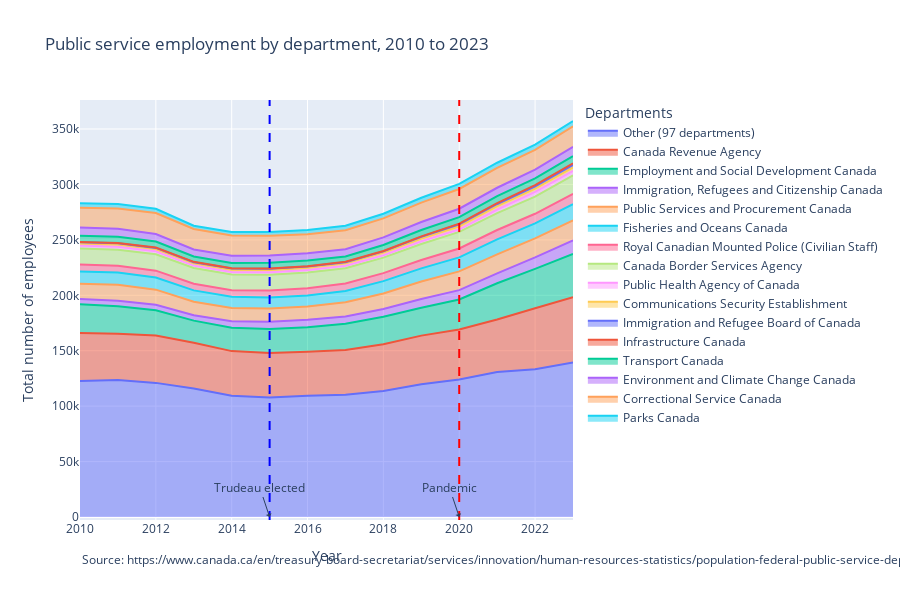

Write notebook code for a chart like this one.
### Code cell
# stacked area chart of the top 10 departments by employees per year
# group all but the top 10 departments into "other"
# then plot the top 10 + other with plotly

df = dfs["dept"]
df = df.drop(columns=["Universe"])


df_scaled = df.copy()
emp_2010 = df[df['Year'] == 2010]
emp_2010 = emp_2010.drop(columns=['Year']).set_index('Departments and Agencies')
df_scaled = df_scaled.merge(emp_2010, on='Departments and Agencies', how='left', suffixes=('', '_2010'))
df_scaled["Employees"] = df_scaled["Employees"] - df_scaled["Employees_2010"]

df_scaled = df_scaled.drop(columns=['Employees_2010'])

max_y = df_scaled["Employees"].max()
min_y = df_scaled["Employees"].min()

top_depts = df_scaled.query("Year == 2023").groupby(['Departments and Agencies']).sum().sort_values(by=['Employees'], ascending=False).head(15).index.tolist()


all_depts = df["Departments and Agencies"].unique().tolist()
num_other_depts = len(all_depts) - len(top_depts)
# group all but the top 10 departments into "other"
other_str = f"Other ({num_other_depts} departments)"
df["Departments and Agencies"] = df["Departments and Agencies"].apply(lambda x: x if x in top_depts else other_str)

# group by year and department
df = df.groupby(['Year', 'Departments and Agencies']).sum().reset_index()

# pivot to wide format
df = df.pivot(index='Year', columns='Departments and Agencies', values='Employees').reset_index()

# plot with plotly
import plotly.express as px

fig = px.area(df, x="Year", y=[other_str] + top_depts, title='Public service employment by department, 2010 to 2023')

# Add a vertical line for Trudeau's election (2015)
fig.add_vline(x=2015, line_width=2, line_dash="dash", line_color="blue")
# Add a vertical line for the pandemic (2020)
fig.add_vline(x=2020, line_width=2, line_dash="dash", line_color="red")
# Label the lines
fig.add_annotation(x=2015, y=0, text="Trudeau elected", showarrow=True, arrowhead=1)
fig.add_annotation(x=2020, y=0, text="Pandemic", showarrow=True, arrowhead=1)

# Add source text to the bottom
fig.add_annotation(
    xref="paper",
    yref="paper",
    x=0,
    y=-0.12,
    text="Source: https://www.canada.ca/en/treasury-board-secretariat/services/innovation/human-resources-statistics/population-federal-public-service-department.html",
    showarrow=False,
)

# Change legend title
fig.update_layout(legend_title_text='Departments')
# y-axis label
fig.update_yaxes(title_text='Total number of employees')

# Change height to make it more square
fig.update_layout(height=600)
fig.show()

### Figure 1 — Plotly figure (JSON) as saved in the notebook; plotly's stock layout.template omitted (floating-point values rounded to 4 significant figures)
{"data": [{"fillpattern": {"shape": ""}, "hovertemplate": "variable=Other (97 departments)<br>Year=%{x}<br>value=%{y}<extra></extra>", "legendgroup": "Other (97 departments)", "line": {"color": "#636efa"}, "marker": {"symbol": "circle"}, "mode": "lines", "name": "Other (97 departments)", "orientation": "v", "showlegend": true, "stackgroup": "1", "type": "scatter", "x": [2010, 2011, 2012, 2013, 2014, 2015, 2016, 2017, 2018, 2019, 2020, 2021, 2022, 2023], "xaxis": "x", "y": [122706, 123571, 120993, 115848, 109377, 107888, 109496, 110376, 113754, 119734, 124066, 130743, 133362, 139300], "yaxis": "y"}, {"fillpattern": {"shape": ""}, "hovertemplate": "variable=Canada Revenue Agency<br>Year=%{x}<br>value=%{y}<extra></extra>", "legendgroup": "Canada Revenue Agency", "line": {"color": "#EF553B"}, "marker": {"symbol": "circle"}, "mode": "lines", "name": "Canada Revenue Agency", "orientation": "v", "showlegend": true, "stackgroup": "1", "type": "scatter", "x": [2010, 2011, 2012, 2013, 2014, 2015, 2016, 2017, 2018, 2019, 2020, 2021, 2022, 2023], "xaxis": "x", "y": [43216, 41853, 42668, 41256, 40279, 40059, 39484, 40223, 42152, 43908, 45019, 47426, 54933, 59019], "yaxis": "y"}, {"fillpattern": {"shape": ""}, "hovertemplate": "variable=Employment and Social Development Canada<br>Year=%{x}<br>value=%{y}<extra></extra>", "legendgroup": "Employment and Social Development Canada", "line": {"color": "#00cc96"}, "marker": {"symbol": "circle"}, "mode": "lines", "name": "Employment and Social Development Canada", "orientation": "v", "showlegend": true, "stackgroup": "1", "type": "scatter", "x": [2010, 2011, 2012, 2013, 2014, 2015, 2016, 2017, 2018, 2019, 2020, 2021, 2022, 2023], "xaxis": "x", "y": [26012, 24661, 22756, 20046, 21097, 21707, 22312, 23729, 24739, 25160, 27115, 32697, 35609, 38983], "yaxis": "y"}, {"fillpattern": {"shape": ""}, "hovertemplate": "variable=Immigration, Refugees and Citizenship Canada<br>Year=%{x}<br>value=%{y}<extra></extra>", "legendgroup": "Immigration, Refugees and Citizenship Canada", "line": {"color": "#ab63fa"}, "marker": {"symbol": "circle"}, "mode": "lines", "name": "Immigration, Refugees and Citizenship Canada", "orientation": "v", "showlegend": true, "stackgroup": "1", "type": "scatter", "x": [2010, 2011, 2012, 2013, 2014, 2015, 2016, 2017, 2018, 2019, 2020, 2021, 2022, 2023], "xaxis": "x", "y": [4752, 4996, 5017, 4850, 5927, 6385, 6587, 6465, 6993, 7864, 8496, 8991, 10248, 12258], "yaxis": "y"}, {"fillpattern": {"shape": ""}, "hovertemplate": "variable=Public Services and Procurement Canada<br>Year=%{x}<br>value=%{y}<extra></extra>", "legendgroup": "Public Services and Procurement Canada", "line": {"color": "#FFA15A"}, "marker": {"symbol": "circle"}, "mode": "lines", "name": "Public Services and Procurement Canada", "orientation": "v", "showlegend": true, "stackgroup": "1", "type": "scatter", "x": [2010, 2011, 2012, 2013, 2014, 2015, 2016, 2017, 2018, 2019, 2020, 2021, 2022, 2023], "xaxis": "x", "y": [13739, 14385, 13678, 12144, 11967, 12092, 12061, 12894, 13988, 15721, 16892, 17085, 17178, 18114], "yaxis": "y"}, {"fillpattern": {"shape": ""}, "hovertemplate": "variable=Fisheries and Oceans Canada<br>Year=%{x}<br>value=%{y}<extra></extra>", "legendgroup": "Fisheries and Oceans Canada", "line": {"color": "#19d3f3"}, "marker": {"symbol": "circle"}, "mode": "lines", "name": "Fisheries and Oceans Canada", "orientation": "v", "showlegend": true, "stackgroup": "1", "type": "scatter", "x": [2010, 2011, 2012, 2013, 2014, 2015, 2016, 2017, 2018, 2019, 2020, 2021, 2022, 2023], "xaxis": "x", "y": [11159, 11004, 10923, 10294, 9958, 9858, 9901, 10230, 11138, 11911, 12654, 13526, 13537, 14526], "yaxis": "y"}, {"fillpattern": {"shape": ""}, "hovertemplate": "variable=Royal Canadian Mounted Police (Civilian Staff)<br>Year=%{x}<br>value=%{y}<extra></extra>", "legendgroup": "Royal Canadian Mounted Police (Civilian Staff)", "line": {"color": "#FF6692"}, "marker": {"symbol": "circle"}, "mode": "lines", "name": "Royal Canadian Mounted Police (Civilian Staff)", "orientation": "v", "showlegend": true, "stackgroup": "1", "type": "scatter", "x": [2010, 2011, 2012, 2013, 2014, 2015, 2016, 2017, 2018, 2019, 2020, 2021, 2022, 2023], "xaxis": "x", "y": [6250, 6147, 6210, 5971, 6065, 6437, 6571, 6801, 7240, 7564, 8022, 8436, 8690, 9386], "yaxis": "y"}, {"fillpattern": {"shape": ""}, "hovertemplate": "variable=Canada Border Services Agency<br>Year=%{x}<br>value=%{y}<extra></extra>", "legendgroup": "Canada Border Services Agency", "line": {"color": "#B6E880"}, "marker": {"symbol": "circle"}, "mode": "lines", "name": "Canada Border Services Agency", "orientation": "v", "showlegend": true, "stackgroup": "1", "type": "scatter", "x": [2010, 2011, 2012, 2013, 2014, 2015, 2016, 2017, 2018, 2019, 2020, 2021, 2022, 2023], "xaxis": "x", "y": [14398, 14387, 14710, 14218, 14096, 14113, 14171, 13707, 14013, 14469, 14971, 15224, 15441, 16520], "yaxis": "y"}, {"fillpattern": {"shape": ""}, "hovertemplate": "variable=Public Health Agency of Canada<br>Year=%{x}<br>value=%{y}<extra></extra>", "legendgroup": "Public Health Agency of Canada", "line": {"color": "#FF97FF"}, "marker": {"symbol": "circle"}, "mode": "lines", "name": "Public Health Agency of Canada", "orientation": "v", "showlegend": true, "stackgroup": "1", "type": "scatter", "x": [2010, 2011, 2012, 2013, 2014, 2015, 2016, 2017, 2018, 2019, 2020, 2021, 2022, 2023], "xaxis": "x", "y": [2800, 2897, 2779, 2163, 2175, 2186, 2223, 2234, 2159, 2379, 2340, 3281, 4254, 4211], "yaxis": "y"}, {"fillpattern": {"shape": ""}, "hovertemplate": "variable=Communications Security Establishment<br>Year=%{x}<br>value=%{y}<extra></extra>", "legendgroup": "Communications Security Establishment", "line": {"color": "#FECB52"}, "marker": {"symbol": "circle"}, "mode": "lines", "name": "Communications Security Establishment", "orientation": "v", "showlegend": true, "stackgroup": "1", "type": "scatter", "x": [2010, 2011, 2012, 2013, 2014, 2015, 2016, 2017, 2018, 2019, 2020, 2021, 2022, 2023], "xaxis": "x", "y": [1752, 1871, 1985, 2075, 2171, 2168, 2162, 2209, 2361, 2549, 2752, 2974, 3018, 3161], "yaxis": "y"}, {"fillpattern": {"shape": ""}, "hovertemplate": "variable=Immigration and Refugee Board of Canada<br>Year=%{x}<br>value=%{y}<extra></extra>", "legendgroup": "Immigration and Refugee Board of Canada", "line": {"color": "#636efa"}, "marker": {"symbol": "circle"}, "mode": "lines", "name": "Immigration and Refugee Board of Canada", "orientation": "v", "showlegend": true, "stackgroup": "1", "type": "scatter", "x": [2010, 2011, 2012, 2013, 2014, 2015, 2016, 2017, 2018, 2019, 2020, 2021, 2022, 2023], "xaxis": "x", "y": [998, 1078, 1060, 1034, 983, 954, 973, 1031, 1087, 1413, 1742, 1993, 2114, 2304], "yaxis": "y"}, {"fillpattern": {"shape": ""}, "hovertemplate": "variable=Infrastructure Canada<br>Year=%{x}<br>value=%{y}<extra></extra>", "legendgroup": "Infrastructure Canada", "line": {"color": "#EF553B"}, "marker": {"symbol": "circle"}, "mode": "lines", "name": "Infrastructure Canada", "orientation": "v", "showlegend": true, "stackgroup": "1", "type": "scatter", "x": [2010, 2011, 2012, 2013, 2014, 2015, 2016, 2017, 2018, 2019, 2020, 2021, 2022, 2023], "xaxis": "x", "y": [332, 373, 348, 308, 288, 354, 351, 329, 401, 514, 617, 700, 1043, 1350], "yaxis": "y"}, {"fillpattern": {"shape": ""}, "hovertemplate": "variable=Transport Canada<br>Year=%{x}<br>value=%{y}<extra></extra>", "legendgroup": "Transport Canada", "line": {"color": "#00cc96"}, "marker": {"symbol": "circle"}, "mode": "lines", "name": "Transport Canada", "orientation": "v", "showlegend": true, "stackgroup": "1", "type": "scatter", "x": [2010, 2011, 2012, 2013, 2014, 2015, 2016, 2017, 2018, 2019, 2020, 2021, 2022, 2023], "xaxis": "x", "y": [5524, 5553, 5370, 4778, 4771, 5205, 5154, 4782, 5362, 5683, 5877, 6339, 6063, 6366], "yaxis": "y"}, {"fillpattern": {"shape": ""}, "hovertemplate": "variable=Environment and Climate Change Canada<br>Year=%{x}<br>value=%{y}<extra></extra>", "legendgroup": "Environment and Climate Change Canada", "line": {"color": "#ab63fa"}, "marker": {"symbol": "circle"}, "mode": "lines", "name": "Environment and Climate Change Canada", "orientation": "v", "showlegend": true, "stackgroup": "1", "type": "scatter", "x": [2010, 2011, 2012, 2013, 2014, 2015, 2016, 2017, 2018, 2019, 2020, 2021, 2022, 2023], "xaxis": "x", "y": [7578, 7160, 6762, 6408, 6550, 6595, 6475, 6601, 6836, 7276, 7550, 7616, 7840, 8411], "yaxis": "y"}, {"fillpattern": {"shape": ""}, "hovertemplate": "variable=Correctional Service Canada<br>Year=%{x}<br>value=%{y}<extra></extra>", "legendgroup": "Correctional Service Canada", "line": {"color": "#FFA15A"}, "marker": {"symbol": "circle"}, "mode": "lines", "name": "Correctional Service Canada", "orientation": "v", "showlegend": true, "stackgroup": "1", "type": "scatter", "x": [2010, 2011, 2012, 2013, 2014, 2015, 2016, 2017, 2018, 2019, 2020, 2021, 2022, 2023], "xaxis": "x", "y": [17711, 18289, 19012, 18501, 18259, 17639, 17172, 17109, 17146, 17482, 17818, 17904, 17925, 18527], "yaxis": "y"}, {"fillpattern": {"shape": ""}, "hovertemplate": "variable=Parks Canada<br>Year=%{x}<br>value=%{y}<extra></extra>", "legendgroup": "Parks Canada", "line": {"color": "#19d3f3"}, "marker": {"symbol": "circle"}, "mode": "lines", "name": "Parks Canada", "orientation": "v", "showlegend": true, "stackgroup": "1", "type": "scatter", "x": [2010, 2011, 2012, 2013, 2014, 2015, 2016, 2017, 2018, 2019, 2020, 2021, 2022, 2023], "xaxis": "x", "y": [4053, 4127, 3821, 2923, 3175, 3394, 3886, 3976, 4202, 4356, 4519, 4666, 4702, 4811], "yaxis": "y"}], "layout": {"annotations": [{"arrowhead": 1, "showarrow": true, "text": "Trudeau elected", "x": 2015, "y": 0}, {"arrowhead": 1, "showarrow": true, "text": "Pandemic", "x": 2020, "y": 0}, {"showarrow": false, "text": "Source: https://www.canada.ca/en/treasury-board-secretariat/services/innovation/human-resources-statistics/population-federal-public-service-department.html", "x": 0, "xref": "paper", "y": -0.12, "yref": "paper"}], "height": 600, "legend": {"title": {"text": "Departments"}, "tracegroupgap": 0}, "shapes": [{"line": {"color": "blue", "dash": "dash", "width": 2}, "type": "line", "x0": 2015, "x1": 2015, "xref": "x", "y0": 0, "y1": 1, "yref": "y domain"}, {"line": {"color": "red", "dash": "dash", "width": 2}, "type": "line", "x0": 2020, "x1": 2020, "xref": "x", "y0": 0, "y1": 1, "yref": "y domain"}], "title": {"text": "Public service employment by department, 2010 to 2023"}, "xaxis": {"anchor": "y", "domain": [0, 1], "title": {"text": "Year"}}, "yaxis": {"anchor": "x", "domain": [0, 1], "title": {"text": "Total number of employees"}}}}
